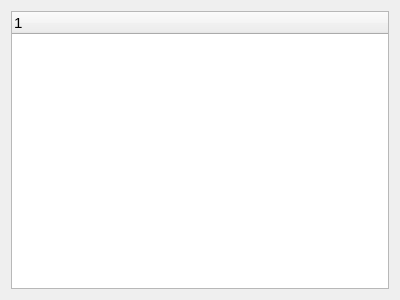
<?xml version="1.0" encoding="UTF-8"?>
<!--
/**
 * Licensed to the Apache Software Foundation (ASF) under one
 * or more contributor license agreements.  See the NOTICE file
 * distributed with this work for additional information
 * regarding copyright ownership.  The ASF licenses this file
 * to you under the Apache License, Version 2.0 (the
 * "License"); you may not use this file except in compliance
 * with the License.  You may obtain a copy of the License at
 *
 *     http://www.apache.org/licenses/LICENSE-2.0
 *
 * Unless required by applicable law or agreed to in writing, software
 * distributed under the License is distributed on an "AS IS" BASIS,
 * WITHOUT WARRANTIES OR CONDITIONS OF ANY KIND, either express or implied.
 * See the License for the specific language governing permissions and
 * limitations under the License.
 */
-->
<ui version="4.0">
 <class>TDBTreeView</class>
 <widget class="QWidget" name="TDBTreeView">
  <property name="geometry">
   <rect>
    <x>0</x>
    <y>0</y>
    <width>400</width>
    <height>300</height>
   </rect>
  </property>
  <property name="windowTitle">
   <string>TDBTreeView</string>
  </property>
  <property name="windowIcon">
   <iconset resource="Resource.qrc">
    <normaloff>:/file/R_DUMMY</normaloff>:/file/R_DUMMY</iconset>
  </property>
  <layout class="QVBoxLayout" name="verticalLayout_2">
   <item>
    <layout class="QVBoxLayout" name="verticalLayout">
     <item>
      <widget class="QTreeWidget" name="treeWidget">
       <property name="font">
        <font>
         <pointsize>11</pointsize>
        </font>
       </property>
       <property name="autoScroll">
        <bool>false</bool>
       </property>
       <property name="wordWrap">
        <bool>true</bool>
       </property>
       <column>
        <property name="text">
         <string notr="true"/>
        </property>
       </column>
      </widget>
     </item>
    </layout>
   </item>
  </layout>
 </widget>
 <resources>
  <include location="Resource.qrc"/>
 </resources>
 <connections/>
</ui>
